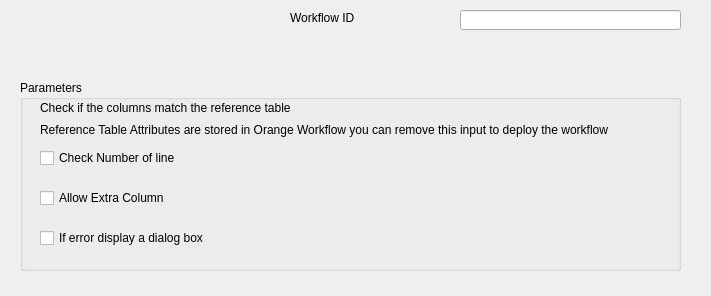
<?xml version="1.0" encoding="UTF-8"?>
<ui version="4.0">
 <class>Form</class>
 <widget class="QWidget" name="Form">
  <property name="geometry">
   <rect>
    <x>0</x>
    <y>0</y>
    <width>711</width>
    <height>296</height>
   </rect>
  </property>
  <property name="windowTitle">
   <string>Form</string>
  </property>
  <widget class="QGroupBox" name="groupBox">
   <property name="geometry">
    <rect>
     <x>20</x>
     <y>80</y>
     <width>661</width>
     <height>191</height>
    </rect>
   </property>
   <property name="title">
    <string>Parameters</string>
   </property>
   <widget class="QLabel" name="label">
    <property name="geometry">
     <rect>
      <x>20</x>
      <y>20</y>
      <width>621</width>
      <height>16</height>
     </rect>
    </property>
    <property name="text">
     <string>Check if the columns match the reference table</string>
    </property>
   </widget>
   <widget class="QCheckBox" name="checkBox">
    <property name="geometry">
     <rect>
      <x>20</x>
      <y>70</y>
      <width>311</width>
      <height>16</height>
     </rect>
    </property>
    <property name="text">
     <string>Check Number of line</string>
    </property>
   </widget>
   <widget class="QCheckBox" name="checkBox_2">
    <property name="geometry">
     <rect>
      <x>20</x>
      <y>110</y>
      <width>311</width>
      <height>16</height>
     </rect>
    </property>
    <property name="text">
     <string>Allow Extra Column</string>
    </property>
   </widget>
   <widget class="QLabel" name="label_3">
    <property name="geometry">
     <rect>
      <x>20</x>
      <y>40</y>
      <width>631</width>
      <height>20</height>
     </rect>
    </property>
    <property name="text">
     <string>Reference Table Attributes are stored in Orange Workflow you can remove this input to deploy the workflow</string>
    </property>
   </widget>
   <widget class="QCheckBox" name="checkBox_3">
    <property name="geometry">
     <rect>
      <x>20</x>
      <y>150</y>
      <width>311</width>
      <height>16</height>
     </rect>
    </property>
    <property name="text">
     <string>If error display a dialog box</string>
    </property>
   </widget>
  </widget>
  <widget class="QLineEdit" name="WorkflowId">
   <property name="geometry">
    <rect>
     <x>460</x>
     <y>10</y>
     <width>221</width>
     <height>20</height>
    </rect>
   </property>
  </widget>
  <widget class="QLabel" name="label_2">
   <property name="geometry">
    <rect>
     <x>290</x>
     <y>10</y>
     <width>141</width>
     <height>16</height>
    </rect>
   </property>
   <property name="text">
    <string>Workflow ID</string>
   </property>
  </widget>
 </widget>
 <resources/>
 <connections/>
</ui>
